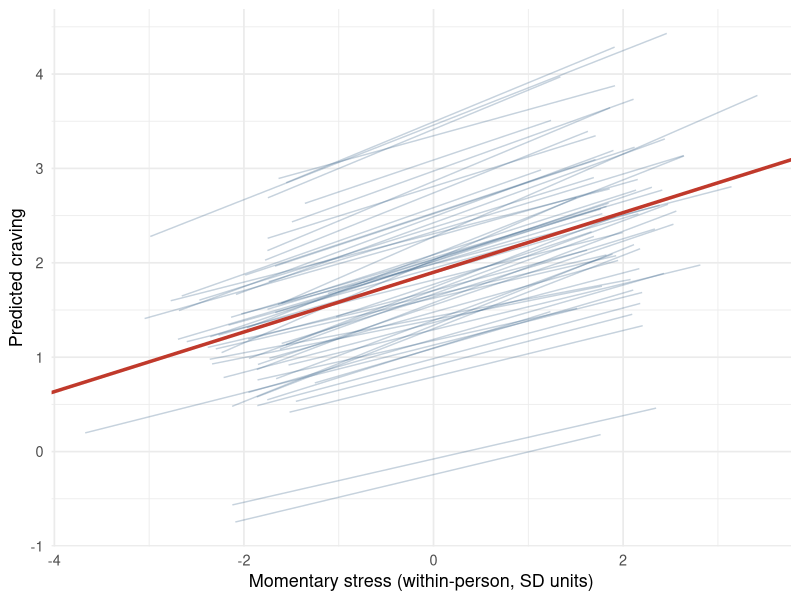

The R script that drew this image:
## ---- chunk 1
#| label: setup
#| message: false
library(lme4)
library(dplyr)
library(ggplot2)
set.seed(2026)

sim_ema <- function(n_id = 60, n_prompts = 42, b_stress = 0.35) {
  ids <- tibble(id = factor(seq_len(n_id)),
                u0 = rnorm(n_id, 0, 0.8),      # person-level intercept
                u1 = rnorm(n_id, 0, 0.15))     # person-level slope
  tidyr::expand_grid(id = ids$id, prompt = seq_len(n_prompts)) |>
    left_join(ids, by = "id") |>
    mutate(stress   = rnorm(n()),               # within-person (centered) stress
           craving  = 2 + u0 + (b_stress + u1) * stress + rnorm(n(), 0, 1),
           answered = rbinom(n(), 1, 0.78) == 1) |>   # ~78% EMA compliance
    filter(answered)
}

ema <- sim_ema()
glimpse(ema)
## ---- chunk 2
#| label: model
fit <- lmer(craving ~ stress + (1 + stress | id), data = ema)
summary(fit)$coefficients |> round(3)
VarCorr(fit)
## ---- chunk 3
#| label: fig-slopes
#| fig-cap: "Person-specific stress–craving slopes (random effects) around the fixed effect"
pred <- ema |> mutate(fitted = fitted(fit))
ggplot(pred, aes(stress, fitted, group = id)) +
  geom_line(alpha = .25, colour = "#1f4e79") +
  geom_abline(intercept = fixef(fit)[1], slope = fixef(fit)[2], linewidth = 1.2, colour = "#c0392b") +
  labs(x = "Momentary stress (within-person, SD units)", y = "Predicted craving") +
  theme_minimal(base_size = 13)
## ---- chunk 4
#| label: power
power_at <- function(n_id, reps = 100, b = 0.15) {
  hits <- replicate(reps, {
    d <- sim_ema(n_id = n_id, b_stress = b)
    m <- suppressMessages(lmer(craving ~ stress + (1 + stress | id), data = d,
                               control = lmerControl(check.conv.singular = "ignore")))
    abs(coef(summary(m))["stress", "t value"]) > 1.96
  })
  mean(hits)
}
power_tbl <- tibble(n_id = c(20, 40, 60, 80)) |>
  mutate(power = vapply(n_id, power_at, numeric(1)))
knitr::kable(power_tbl, digits = 2, col.names = c("Participants", "Power (β = 0.15)"))
